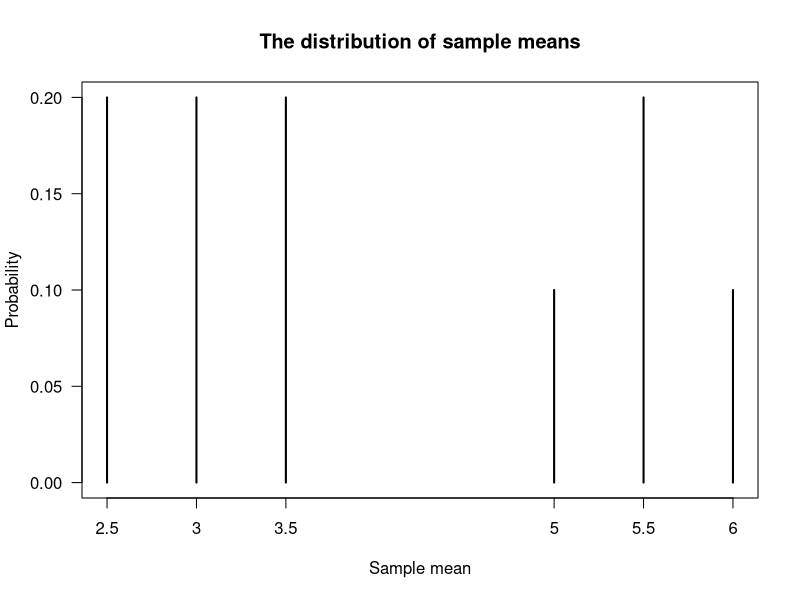
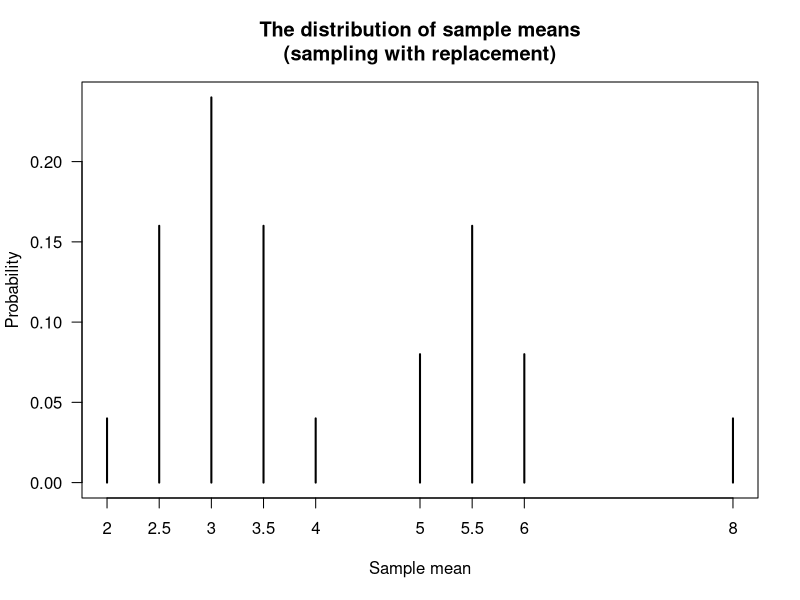
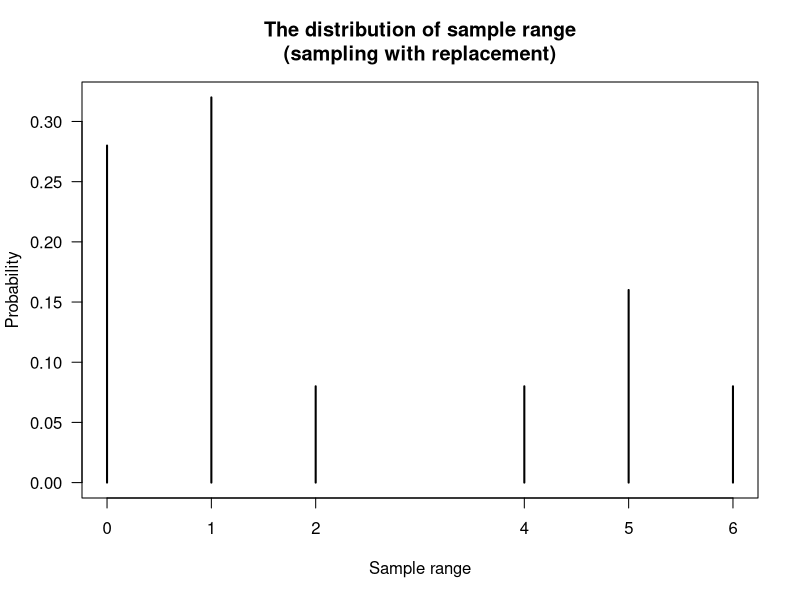
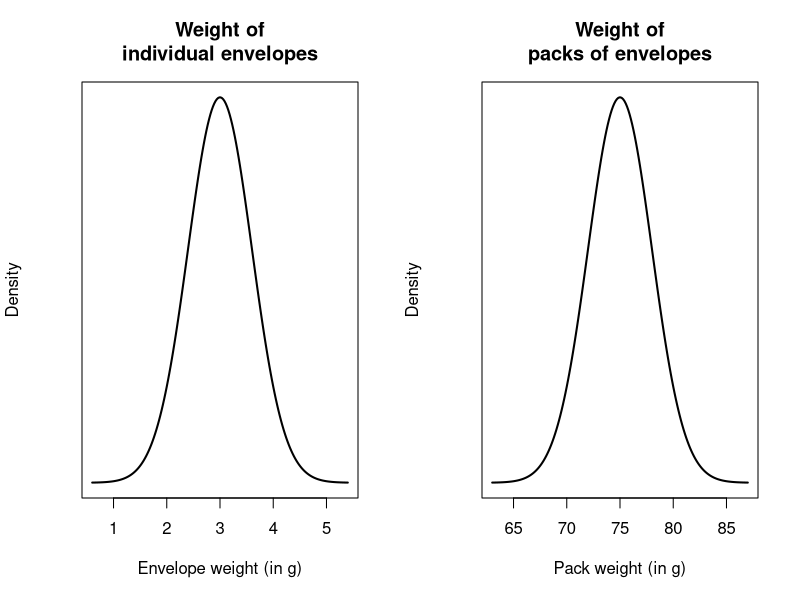

Generate these figures, in order, with R: (Note: this script raises an error after producing the figures.)
## ---- chunk 1
Population <- c(2, 3, 3, 4, 8)
mean(Population)
## ---- chunk 2
n <- length(Population)
var(Population) * (n - 1) / n
## ---- chunk 3
### All possible combinations of 2 elements:
AllSamples <- combn(Population,
                    m = 2)
AllSamples

### Mean of each possible sample:
MeanAllSamples <- colMeans(AllSamples)
MeanAllSamples
## ---- chunk 4
cbind(                 t(AllSamples), 
       "Sample mean" = MeanAllSamples,
       "Probability" = 1/10)
## ---- chunk 5
prop.table(table(MeanAllSamples))

plot( prop.table(table(MeanAllSamples)),
      las = 1,
      xlab = "Sample mean",
      ylab = "Probability",
      main = "The distribution of sample means")
## ---- chunk 6
mean(MeanAllSamples)
## ---- chunk 7
n <- length(MeanAllSamples)
var(MeanAllSamples) * (n - 1) / n
## ---- chunk 8
### All possible combinations of 3 elements:
AllSamples <- combn(Population,
                    m = 3)

### Mean of each possible sample:
MeanAllSamples <- colMeans(AllSamples)
mean(MeanAllSamples)
n <- length(MeanAllSamples)
var(MeanAllSamples) * (n - 1) / n
## ---- chunk 9
### All possible combinations of 3 elements:
AllSamples <- combn(Population,
                    m = 4)

### Mean of each possible sample:
MeanAllSamples <- colMeans(AllSamples)
mean(MeanAllSamples)
n <- length(MeanAllSamples)
var(MeanAllSamples) * (n - 1) / n
## ---- chunk 10
AllSamplesWithReplacement <- expand.grid(Population, Population)
names(AllSamplesWithReplacement) <- c(NA, 
                                      NA)
MeanAllSamplesWithReplacement <- rowMeans(AllSamplesWithReplacement)

cbind( AllSamplesWithReplacement[, 1],
       AllSamplesWithReplacement[, 2],
       "Sample mean" = MeanAllSamplesWithReplacement, 
       "Probability" = 1/25)
## ---- chunk 11
prop.table(table(MeanAllSamplesWithReplacement))

plot( prop.table(table(MeanAllSamplesWithReplacement)),
      las = 1,
      xlab = "Sample mean",
      ylab = "Probability",
      main = "The distribution of sample means\n(sampling with replacement)")
## ---- chunk 12
mean(MeanAllSamplesWithReplacement)
n <- length(MeanAllSamplesWithReplacement)
var(MeanAllSamplesWithReplacement) * (n - 1) / n

## ---- chunk 13
## Population range:
myRange <- function(x){ max(x) - min(x) }

myRange(Population)

## Sampling:
AllSamplesWithReplacement <- expand.grid(Population, Population)
names(AllSamplesWithReplacement) <- c(NA, 
                                      NA)
RangeAllSamplesWithReplacement <- apply(AllSamplesWithReplacement,
                                        1,
                                       "myRange")
prop.table(table(RangeAllSamplesWithReplacement))

plot( prop.table(table(RangeAllSamplesWithReplacement)),
      las = 1,
      xlab = "Sample range",
      ylab = "Probability",
      main = "The distribution of sample range\n(sampling with replacement)")

## ---- chunk 14
set.seed(8979704) # For reproducibility
numberVars <- 1000 # That is: n

# The values of a_i, the coefficients in the linear combination
ai <- sample(x = seq(-2, 3),    # We select values of a_i between -2 and 3
             size = numberVars, # Need one for each X value
             replace = TRUE)    # Select with replacement

# The means of the individual distributions
mui <- runif(numberVars, # We take means from a uniform dist; one for each X
             min = -5,   # Min value is -5
             max = 5)    # Max value is 5
# The variances of the distributions
sigma2i <- runif(numberVars,  # Variance from a uniform distn also
                min = 1,    # Minimum values of 1
                max = 3)    # Maximum value of 3

# Compute the values directly:
Xi <- rnorm(numberVars,      # X_i with 
            mean = mui,   # means 
            sd = sqrt(sigma2i) )

# What we expect for Y = a_1 X_2 + a_2 X_2 + ...
# according to the Theorem:
Y <- ai * Xi  # The linear combination Y

# Show some:
someInfo <- cbind(ai, mui, sigma2i, Xi, Y)
someInfo[1:5, ]


# Compare:
compareTable <- array( dim = c(2, 2) )
colnames(compareTable) <- c("Means:",
                            "Variances:")
rownames(compareTable) <- c("Using theorem",
                            "Computing directly")

compareTable[, 1] <- c( mean(ai * Xi), 
                        mean(Y) )
compareTable[, 2] <- c( var(ai * Xi), 
                        var(Y) )
compareTable
## ---- chunk 15
2 * ( pnorm( -1.667 ) )
## ---- chunk 16
par( mfrow = c(1, 2))

x <- seq(3 - 4 * 0.6,
         3 + 4 * 0.6,
         length = 200)
y <- dnorm(x,
           mean = 3,
           sd = 0.6)
plot( y ~ x,
      type = "l",
      lwd = 2,
      las = 1,
      axes = FALSE,
      main = "Weight of\nindividual envelopes",
      xlab = "Envelope weight (in g)",
      ylab = "Density")
axis(side = 1)
box()


x <- seq(75 - 4 * 3,
         75 + 4 * 3,
         length = 200)
y <- dnorm(x,
           mean = 75,
           sd = 3)
plot( y ~ x,
      type = "l",
      lwd = 2,
      las = 1,
      axes = FALSE,
      main = "Weight of\npacks of envelopes",
      xlab = "Pack weight (in g)",
      ylab = "Density")
axis(side = 1)
box()
shadeNormal(x, y,
            lo = 70,
            hi = 80)
## ---- chunk 17
z <- qnorm(0.95)
z

n <- (z * 12 / 5) ^ 2
n
## ---- chunk 18
pnorm( -1.78 )
## ---- chunk 19
1 - pchisq(18, df = 9)
pchisq(18, df = 9, lower.tail = FALSE)   # Alternatively
## ---- chunk 20
par( mfrow = c(1, 3))

xx <- seq(-4, 4,
          length = 100)

plot( x = xx,
      y = dt(xx, df = 2),
      ylim = c(0, 0.4),
      lwd = 2,
      type = "l",
      axes = FALSE,
      xlab = expression(italic(x)),
      ylab = "Density",
      las = 1,
      main = expression( paste("The"~italic(t)*"-distribution, with 2 df")))
axis(side = 1)
lines( x = xx,
       y = dnorm(x = xx),
       lwd = 2,
       lty = 2,
       col = plotColour1)

plot( x = xx,
      y = dt(xx, df = 7),
      lwd = 2,
      type = "l",
      axes = FALSE,
      xlab = expression(italic(x)),
      ylab = "Density",
      las = 1,
      main = expression( paste("The"~italic(t)*"-distribution, with 7 df")))
axis(side = 1)
lines( x = xx,
       y = dnorm(x = xx),
       lwd = 2,
       lty = 2,
       col = plotColour1)

plot( x = xx,
      y = dt(xx, df = 30),
      lwd = 2,
      type = "l",
      axes = FALSE,
      xlab = expression(italic(x)),
      ylab = "Density",
      las = 1,
      main = expression( paste("The"~italic(t)*"-distribution,m with 30 df")))
axis(side = 1)
lines( x = xx,
       y = dnorm(x = xx),
       lwd = 2,
       lty = 2,
       col = plotColour1)
## ---- chunk 21
pt(-0.645, df = 4)
## ---- chunk 22
par( mfrow = c(1, 3))

xx <- seq(0.01, 4,
          length = 100)

plot( x = xx,
      y = df(xx, df1 = 1, df = 4),
#      ylim = c(0, 0.4),
      lwd = 2,
      type = "l",
      xlab = expression(italic(x)),
      ylab = "Density",
      las = 1,
      main = expression( paste("The"~italic(F)*"-distribution: df"==1*", "*4)))


plot( x = xx,
      y = df(xx, df1 = 6, df2 = 1),
      lwd = 2,
      type = "l",
      xlab = expression(italic(x)),
      ylab = "Density",
      las = 1,
      main = expression( paste("The"~italic(F)*"-distribution: df"==6*", "*1)))


plot( x = xx,
      y = df(xx, df1 = 30, df2 = 5),
      lwd = 2,
      type = "l",
      xlab = expression(italic(x)),
      ylab = "Density",
      las = 1,
      main = expression( paste("The"~italic(F)*"-distribution: df"==30*", "*5)))
## ---- chunk 23
pf(1, 
   df1 = 2, 
   df2 = 10)
qf(0.99, 
   df1 = 2, 
   df2 = 10)
## ---- chunk 24
# The distribution of individuals has a uniform distribution:
set.seed(4516) # For reproducibility
sampleSize1 <- 10
sampleSize2 <- 20
sampleMeans1 <- NULL
sampleMeans2 <- NULL

numberOfSimulations <- 1000
for (i in 1:numberOfSimulations){
  # Take a sample of size 10
  Xs1 <- runif(sampleSize1, 
               min = 0,
               max = 5)
  # Take a sample of size 10
  Xs2 <- runif(sampleSize2, 
               min = 0,
               max = 5)

  # Find the sample mean
  sampleMeans1 <- c(sampleMeans1, mean(Xs1) )
  sampleMeans2 <- c(sampleMeans2, mean(Xs2) )
}

par(mfrow = c(1, 3))

plot( x = c(-1, 0, 0, 5, 5, 6), 
      y = c(0, 0, 0.2, 0.2, 0, 0),
      lwd = 2,
      las = 1,
      type = "l",
      xlab = expression(italic(X)),
      ylab = "Prob. fn",
      main = "Distribution of the\nindividuals observations")

hist( sampleMeans1,
      las = 1,
      xlab = expression(Sample~means~bar(italic(X)) ),
      main = expression( atop(Distribution~of~sample~means,
                              "for"~italic(n)==10) ) ) 
hist( sampleMeans2,
      las = 1,
      xlab = expression(Sample~means~bar(italic(X)) ),
      main = expression( atop(Distribution~of~sample~means,
                              "for"~italic(n)==20) ) )
## ---- chunk 25
1 - pnorm(1.6)
